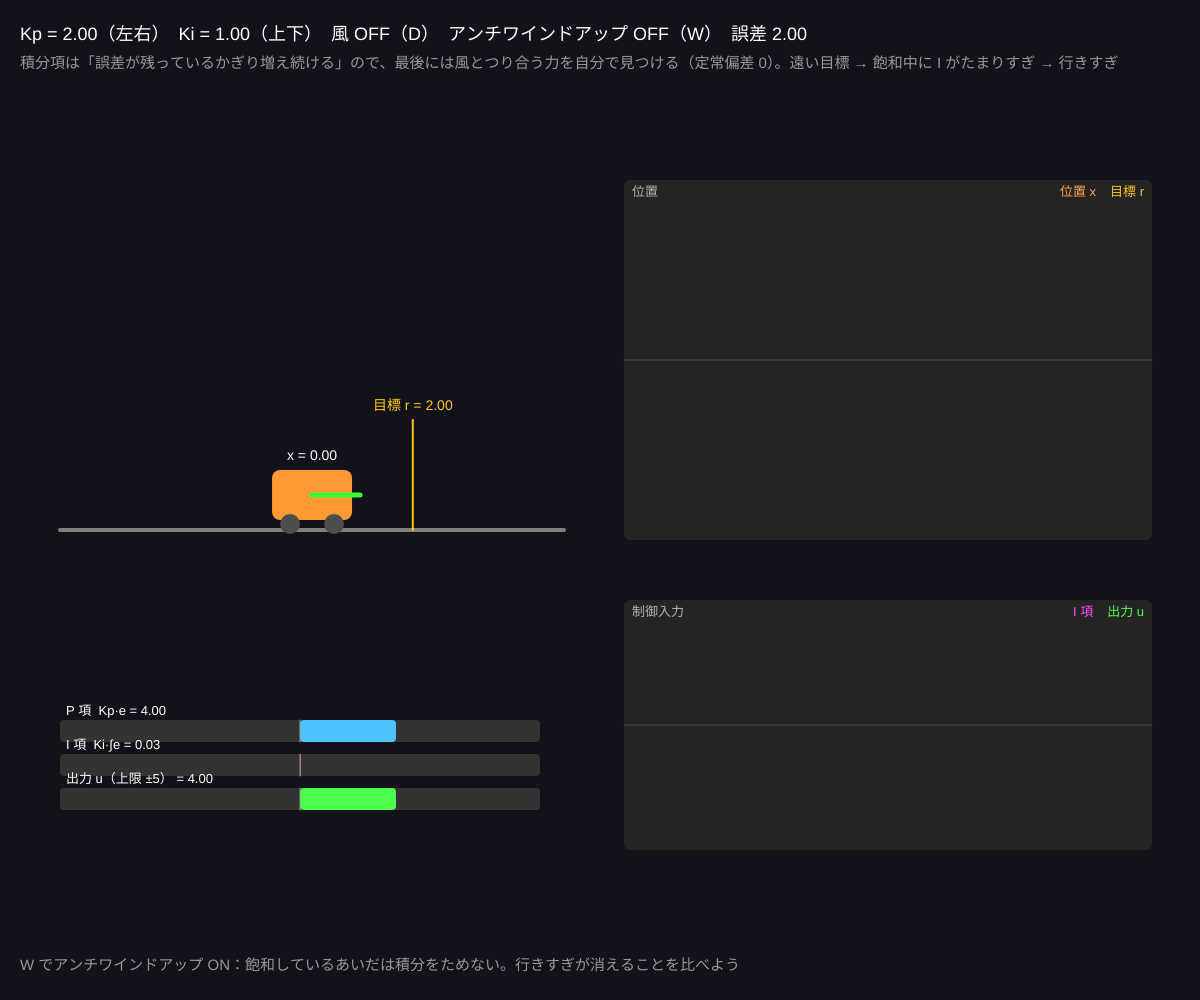
Frame 1 (no input)
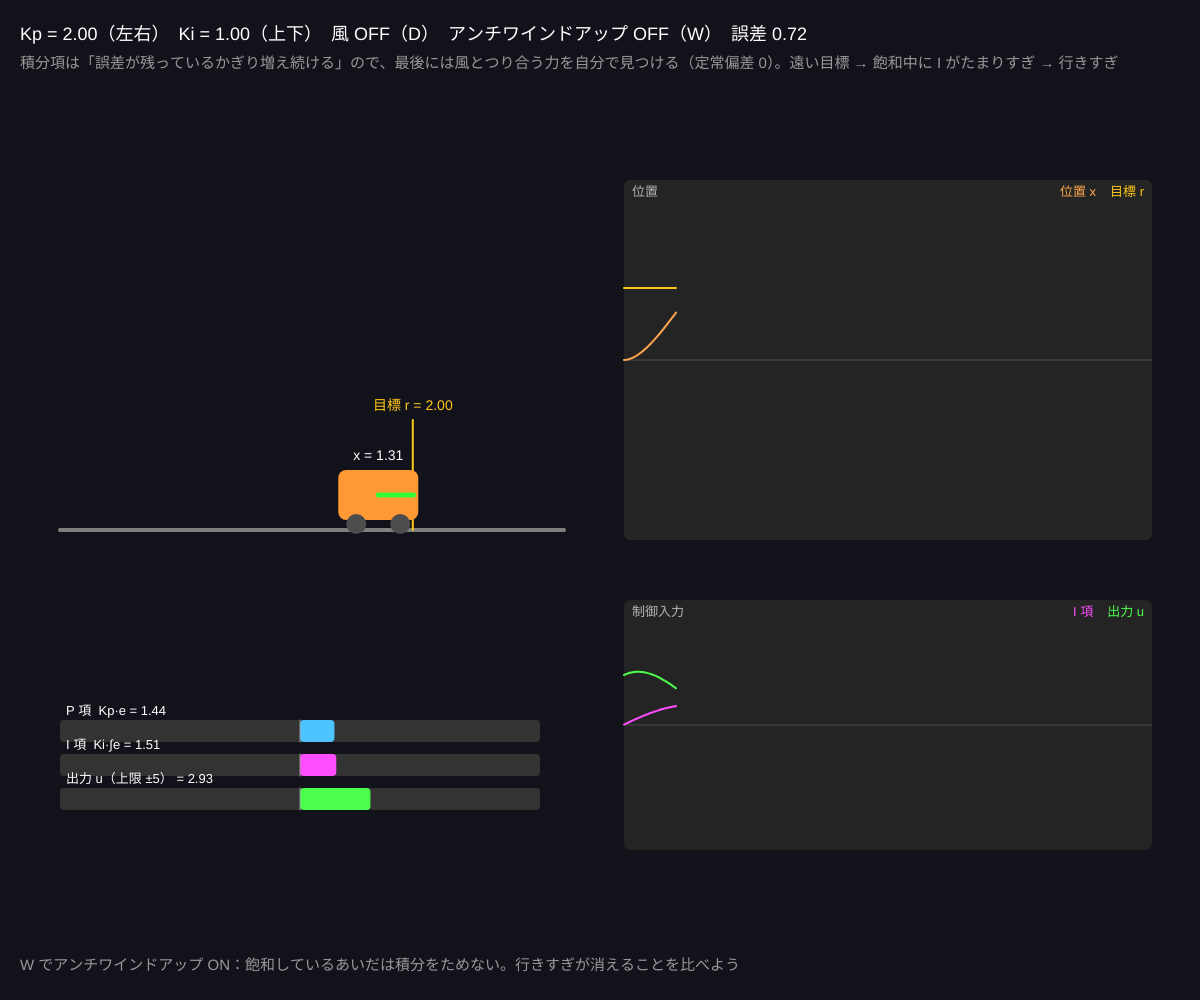
Frame 60 (no input)
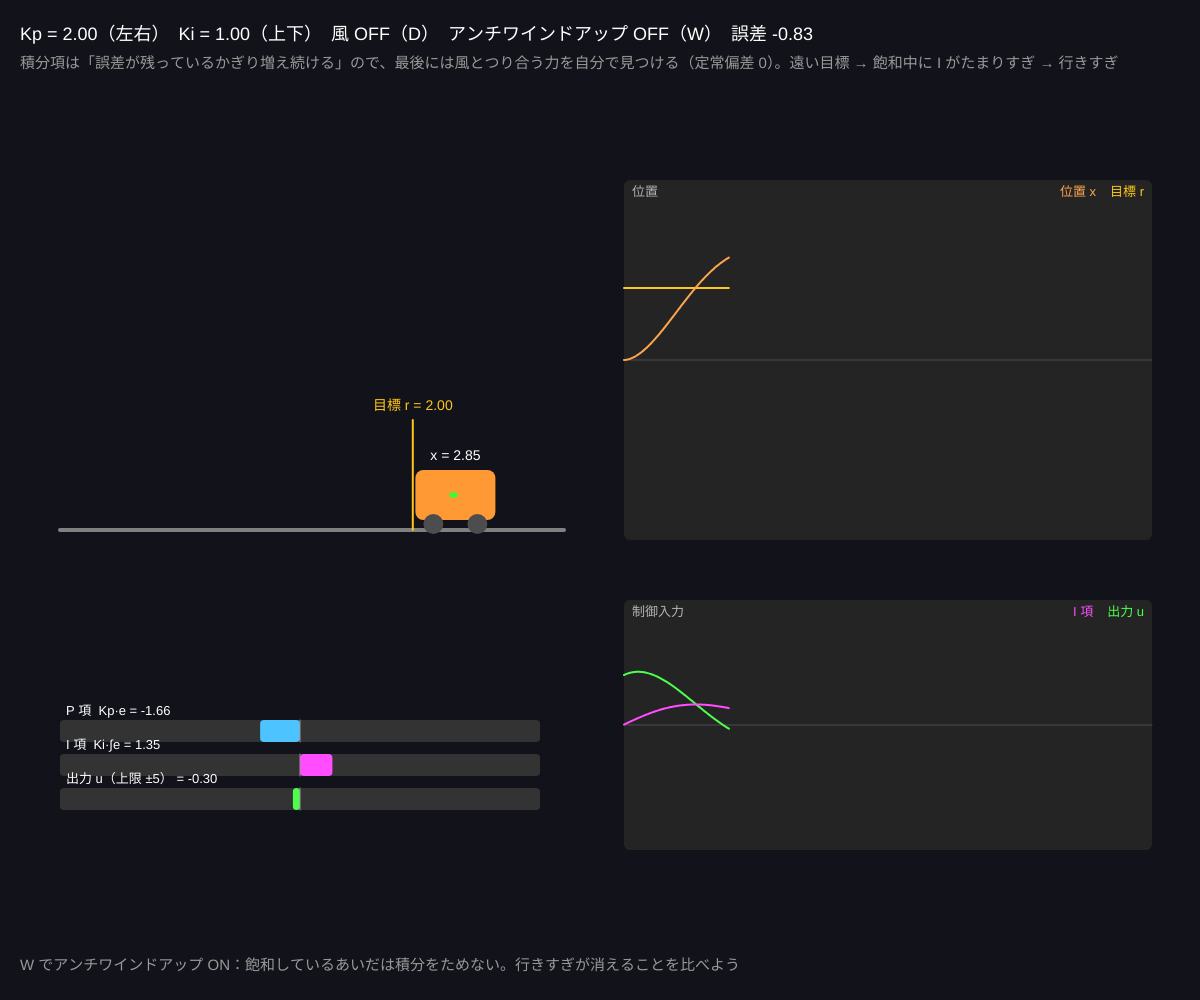
Frame 120 (the mouse pressed at the canvas centre since frame 60)

The p5.js sketch that drew these frames (run headless with seeded random() and noise() and a simulated clock; from frame 60 on, the mouse is pressed at the canvas centre):

// p5.js sketch
// ── sketch.js
// ============================================
// 05 PI 制御（積分で偏差を消す）
// 04 の台車に「誤差をためる」項を足す
//   u = Kp e + Ki ∫e dt　　誤差が残っているかぎり積分が増え続け、風に負けなくなる
// ただしモーターの力には上限がある。遠い目標を指すと積分がたまりすぎて行きすぎる = ワインドアップ
// クリック = 目標 / 左右キー = Kp / 上下キー = Ki / D = 風 ON/OFF / W = アンチワインドアップ ON/OFF
// ============================================

let Kp = 2.0; // ★ 比例ゲイン
let Ki = 1.0; // ★ 積分ゲイン
let umax = 5; // ★ モーターの最大の力（小さめにして飽和を見やすく）
let antiWindup = false; // ★ W で切り替え
let wind = 0;
let m = 1, c = 1.5;

let x = 0, v = 0, r = 2, u = 0, I = 0, uP = 0, uI = 0;
let HIST = 600, dt = 1 / 60;
let hX = [], hR = [], hU = [], hI = [];
let railY, railX0, railX1;

function setup() {
  createCanvas(windowWidth, windowHeight);
  colorMode(HSB, 360, 100, 100, 100);
}

function draw() {
  background(230, 30, 10);
  railY = height * 0.5; railX0 = width * 0.05; railX1 = width * 0.47;

  // ★ PI 制御
  let e = r - x;
  let uRaw = Kp * e + Ki * I;
  u = constrain(uRaw, -umax, umax);
  let saturated = abs(uRaw) > umax;
  // 積分：アンチワインドアップ ON なら「飽和中に、さらに飽和させる向き」には積まない
  if (!(antiWindup && saturated && Math.sign(e) === Math.sign(uRaw))) I += e * dt;
  I = constrain(I, -50, 50);
  uP = Kp * e; uI = Ki * I;
  for (let k = 0; k < 2; k++) {
    let a = (u - c * v + wind) / m;
    v += a * dt / 2;
    x += v * dt / 2;
  }
  x = constrain(x, -5, 5); v = constrain(v, -50, 50);
  pushHist(hX, x); pushHist(hR, r); pushHist(hU, u); pushHist(hI, uI);

  // ---- レールと台車
  stroke(0, 0, 50); strokeWeight(4); line(railX0, railY + 30, railX1, railY + 30);
  stroke(45, 90, 100); strokeWeight(2); line(wx(r), railY - 80, wx(r), railY + 30);
  noStroke(); fill(45, 90, 100); textSize(14); textAlign(CENTER);
  text('目標 r = ' + nf(r, 1, 2), wx(r), railY - 90);
  if (abs(wind) > 0.01) {
    stroke(200, 50, 100, 70); strokeWeight(2);
    for (let i = 0; i < 4; i++) { let yy = railY - 60 + i * 25; line(railX0 + 20 + i * 15, yy, railX0 + 20 + i * 15 + wind * 12, yy); }
  }
  let cx = wx(x);
  noStroke(); fill(30, 80, 100);
  rect(cx - 40, railY - 30, 80, 50, 8);
  fill(0, 0, 30); circle(cx - 22, railY + 24, 20); circle(cx + 22, railY + 24, 20);
  stroke(saturated ? 0 : 120, 80, 100); strokeWeight(5);
  line(cx, railY - 5, cx + u * 12, railY - 5);
  noStroke(); fill(0, 0, 100); textSize(14);
  text('x = ' + nf(x, 1, 2), cx, railY - 40);
  textAlign(LEFT, BASELINE);

  // ---- 制御入力の内訳（棒グラフ）
  let bx = width * 0.05, by = height * 0.72, bw = width * 0.4;
  drawBar(bx, by, bw, 'P 項  Kp·e', uP, 200);
  drawBar(bx, by + 34, bw, 'I 項  Ki·∫e', uI, 300);
  drawBar(bx, by + 68, bw, '出力 u（上限 ±' + umax + '）', u, saturated ? 0 : 120);
  if (saturated) { fill(0, 80, 100); textSize(14); text('飽和中！' + (antiWindup ? '（積分を止めている）' : '（積分がたまり続けている）'), bx + bw * 0.6, by + 68 - 6); }

  // ---- グラフ
  let gx = width * 0.52, gw = width * 0.44;
  drawPlot(gx, height * 0.18, gw, height * 0.36, [{ data: hR, hue: 45, sat: 90, name: '目標 r' }, { data: hX, hue: 30, name: '位置 x' }], -5, 5, '位置');
  drawPlot(gx, height * 0.6, gw, height * 0.25, [{ data: hU, hue: 120, name: '出力 u' }, { data: hI, hue: 300, name: 'I 項' }], -umax * 2, umax * 2, '制御入力');

  noStroke();
  fill(0, 0, 100);
  textSize(18);
  text('Kp = ' + nf(Kp, 1, 2) + '（左右）　Ki = ' + nf(Ki, 1, 2) + '（上下）　風 ' + (wind ? 'ON' : 'OFF') + '（D）　アンチワインドアップ ' + (antiWindup ? 'ON' : 'OFF') + '（W）　誤差 ' + nf(e, 1, 2), 20, 40);
  fill(0, 0, 60);
  textSize(15);
  text('積分項は「誤差が残っているかぎり増え続ける」ので、最後には風とつり合う力を自分で見つける（定常偏差 0）。遠い目標 → 飽和中に I がたまりすぎ → 行きすぎ', 20, 68);
  text('W でアンチワインドアップ ON：飽和しているあいだは積分をためない。行きすぎが消えることを比べよう', 20, height - 30);
}

function drawBar(x, y, w, label, val, hue) {
  noStroke(); fill(0, 0, 20); rect(x, y, w, 22, 4);
  let mid = x + w / 2, len = constrain(val / (umax * 2) * (w / 2), -w / 2, w / 2);
  fill(hue, 70, 100); rect(min(mid, mid + len), y, abs(len), 22, 4);
  stroke(0, 0, 60); strokeWeight(1); line(mid, y, mid, y + 22);
  noStroke(); fill(0, 0, 100); textSize(13);
  text(label + ' = ' + nf(val, 1, 2), x + 6, y - 5);
}
function wx(xw) { return map(xw, -5, 5, railX0, railX1); }

function mousePressed() {
  if (mouseX < railX1 + 20 && mouseY > railY - 150 && mouseY < railY + 80) r = constrain(map(mouseX, railX0, railX1, -5, 5), -4.5, 4.5);
}
function keyPressed() {
  if (key === RIGHT_ARROW) Kp = min(Kp * 1.3, 50);
  if (key === LEFT_ARROW) Kp = max(Kp / 1.3, 0.2);
  if (key === UP_ARROW) Ki = min(Ki + 0.25, 10);
  if (key === DOWN_ARROW) Ki = max(Ki - 0.25, 0);
  if (key === 'd' || key === 'D') wind = wind ? 0 : 3;
  if (key === 'w' || key === 'W') antiWindup = !antiWindup;
}

// ---------- やってみよう ----------
// 1. 風 ON で Ki = 0（P だけ）→ 偏差が残る。Ki を 1 にすると I 項がじわじわ増えて偏差が消える
// 2. 目標を一番遠くにクリック（W は OFF）→ 行きすぎる。I 項のグラフを見る。W を ON にして同じことを
// 3. Ki を大きくしすぎるとどうなる？（積分はゆれを増やす。極が右へ寄る）
// 4. umax を 50 にするとワインドアップは起きる？


// ==================================================
// ここから下は「グラフを描く道具」です
// ==================================================
function pushHist(arr, v) {
  arr.push(isFinite(v) ? v : 0);
  if (arr.length > HIST) arr.shift();
}
// 時間プロット：枠 (x, y, w, h) に series = [{data, hue, name}] を描く（縦の範囲 lo〜hi）
function drawPlot(x, y, w, h, series, lo, hi, title) {
  noStroke(); fill(0, 0, 14); rect(x, y, w, h, 6);
  stroke(0, 0, 30); strokeWeight(1);
  let y0 = map(0, lo, hi, y + h, y);
  if (y0 > y && y0 < y + h) line(x, y0, x + w, y0);
  for (let s of series) {
    stroke(s.hue, s.sat === undefined ? 70 : s.sat, 100); strokeWeight(s.weight || 2); noFill();
    beginShape();
    for (let i = 0; i < s.data.length; i++) vertex(map(i, 0, HIST - 1, x, x + w), map(constrain(s.data[i], lo, hi), lo, hi, y + h, y));
    endShape();
  }
  noStroke(); fill(0, 0, 70); textSize(13); textAlign(LEFT, TOP);
  text(title, x + 8, y + 6);
  let lx = x + w - 8; textAlign(RIGHT, TOP);
  for (let s of series) { fill(s.hue, s.sat === undefined ? 70 : s.sat, 100); text(s.name, lx, y + 6); lx -= textWidth(s.name) + 14; }
  textAlign(LEFT, BASELINE);
}
